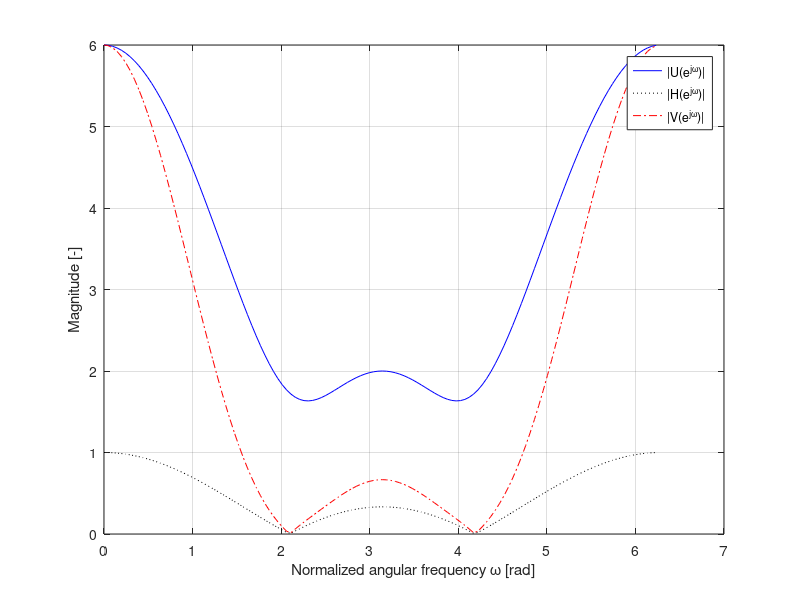

Here is the MATLAB script that generated this plot: (Note: this script raises an error after producing the figure.)
%% Sample 5-1
%% 周波数解析
% 単変量畳み込み
% 
% 画像処理特論
% 
% 村松 正吾 
% 
% 動作確認: MATLAB R2020a
%% Fourier analysis
% Univariate convolution
% 
% Advanced Topics in Image Processing
% 
% Shogo MURAMATSU
% 
% Verified: MATLAB R2020a
% 準備
% (Preparation)

close all
% 入力信号 $\{u[n]\}_n$ 
% (Input signal $\{u[n]\}_n$)

% Input u[n]
u = [1 2 3];
% 線形シフト不変システムのインパルス応答 $\{h[n]\}_n$ 
% (Impulse response of a linear shift-invariant system $\{h[n]\}_n$)

% Impulse response h[n]
h = [1 1 1]/3;
% 線形シフト不変システムの出力応答$\{v[n]\}_n$ 
% (The linear shift-invariant system response $\{v[n]\}_n$)
% 
% 畳み込み演算 (Convolution)
% 
% $$\{v[n]\}_n=\{h[n]\}_n \ast \{u[n]\}_n = \sum_{k=-\infty}^{\infty}u[k]\{h[n-k]\}_n$$

% Output v[n]
v = conv(h,u);
% 入力信号 $\{u[n]\}_n$ のスペクトル
% (Spectrum of input signal $\{u[n]\}_n$)
% 
% $$U(e^{\j\omega})= \sum_{n=-\infty}^{\infty}u[n]e^{-\j\omega n},\ \omega\in\mathbb{R}$$
% 
% DFT(FFT)によるDTFTの周波数サンプル計算 (Frequency sampling of DTFT by DFT (FFT))
% 
% $$U[k] = \left.U(e^{j\omega})\right|_{\omega=\frac{2\pi }{N}k},\ k\in\{0,1,2,\cdots,N-1\}$$

% Setting the number of frequency sample points in [0,2π)
nPoints = 128;

% Spectrum of u[n]
U = fft(u,nPoints);
% フィルタ $\{h[n]\}_n$ の周波数応答
% (Frequency response of filter$\{h[n]\}_n$)
% 
% $$H(e^{\j\omega})= \sum_{n=-\infty}^{\infty}h[n]e^{-\j\omega n},\ \omega\in\mathbb{R}$$
% 
% DFT(FFT)によるDTFTの周波数サンプル計算 (Frequency sampling of DTFT by DFT (FFT))
% 
% $$H[k] = \left.H(e^{j\omega})\right|_{\omega=\frac{2\pi }{N}k},\ k\in\{0,1,2,\cdots,N-1\}$$

% Frequency response of h[n]
H = fft(h,nPoints);
% 出力信号 $\{v[n]\}_n$ のスペクトル
% (Spectrum of input signal $\{v[n]\}_n$)
% 
% $$V(e^{\j\omega})= \sum_{n=-\infty}^{\infty}v[n]e^{-\j\omega n},\ \omega\in\mathbb{R}$$
% 
% DFT(FFT)によるDTFTの周波数サンプル計算 (Frequency sampling of DTFT by DFT (FFT))
% 
% $$V[k] = \left.V(e^{\j\omega})\right|_{\omega=\frac{2\pi }{N}k},\ k\in\{0,1,2,\cdots,N-1\}$$

% Frequency response of v[n]
V = fft(v,nPoints);
% スペクトルと周波数応答の表示
% (Display of spectra and frequency response)
% 
% $$V(e^{\j\omega})=H(e^{\j\omega})U(e^{\j\omega})$$

% Frequency sample points 
w = 0:2*pi/nPoints:2*pi-1/nPoints;

% Display of spectra and frequency response
figure(1)
ax = gca;
plot(ax,w,abs(U),'b',w,abs(H),'k:',w,abs(V),'r-.')
grid(ax,'on')
xlabel(ax,'Normalized angular frequency \omega [rad]')
ylabel(ax,'Magnitude [-]')
legend(ax,'|U(e^{j\omega})|','|H(e^{j\omega})|','|V(e^{j\omega})|')
ax.XLim = [0 2*pi];
ax.XTick = [0 pi 2*pi];
ax.XTickLabel = {'0', '\pi', '2\pi' };
% 線形シフト不変システムの解析
% (Analysis of linear shift-invariant systems)
% インパルス応答
% (Impulse respone)
% 
% $$h[n],\ n\in\mathbb{Z}$$ 

figure(2)
impz(h)
% 伝達関数
% (Transfer function)
% 
% $$H(z)= \sum_{n=-\infty}^{\infty}h[n]z^{-n},\ z\in\mathbb{C}$$

figure(3)
zplane(h)
% 周波数応答
% (Frequency response)
% 
% $$H(e^{\j\omega})= \left.H(z)\right|_{z=e^{\j\omega}},\ \omega\in \mathbb{R}$$
%% 
% * 振幅応答 (Magnitude response): $|H(e^{\j\omega})|$
% * 位相応答 (Phase response): $\angle H(e^{\j\omega})$

figure(4)
freqz(h)
%% 
% © Copyright, Shogo MURAMATSU, All rights reserved.